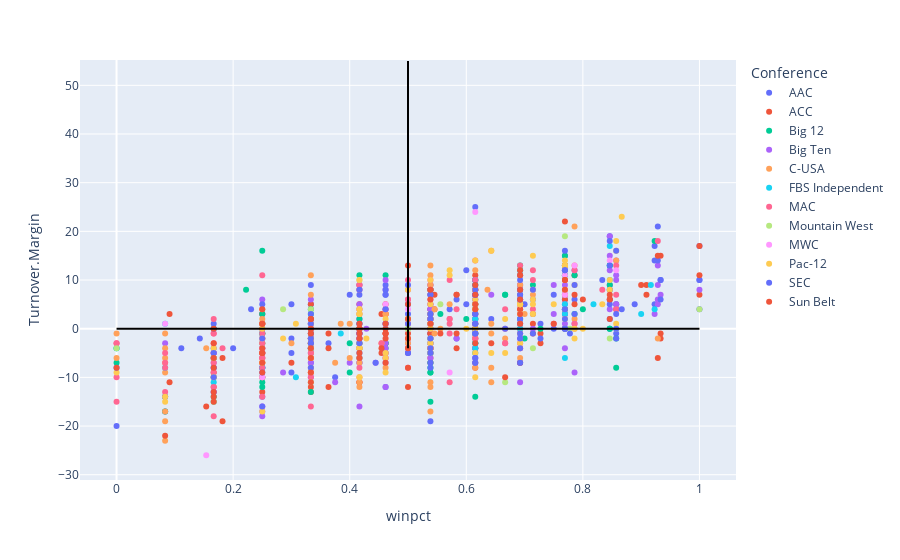

The notebook cell saved with this chart:
### Code cell
#!pip install plotly 
import plotly.express as px

fig = px.scatter(df, x ="winpct", y = "Turnover.Margin", color = "Conference",   
                #category_orders={"AAC", "ACC", "Big 12", "Big Ten", "C-USA", "FBS Independent", "MAC", "Mountain West", "MWC", "Pac-12", "SEC", "Sun Belt"},  
                hover_data = {'Team':True,
                               'Season': True,
                               'winpct':False, #Removes WinPct from Tooltip
                               'Conference':False,
                               'Net Yards Per Play':':.1f'
                                
                              })
                 
#Vertical Line to show .500 Winning Percentage
fig.add_shape(type="line", x0=.5, y0=-4, x1=.5, y1=55,
    line=dict(color="black",width=2))
#Horizontal Line to Show +,- NYPP
fig.add_shape(type="line", x0=0, y0=0, x1=1, y1=0,
    line=dict(color="black",width=2))

#Formats the Tooltip
fig.update_layout(
    hoverlabel=dict(
        bgcolor="white",
        font_size=14,
        font_family="Arial"
    )
)

fig.show()

### Figure 1 — Plotly figure (JSON) as saved in the notebook; plotly's stock layout.template omitted (floating-point values rounded to 4 significant figures; data arrays with more than 128 entries replaced by an {"elided": "..."} marker saying what was removed)
{"data": [{"customdata": {"elided": "92x4 mixed values"}, "hovertemplate": "Turnover.Margin=%{y}<br>Team=%{customdata[0]}<br>Season=%{customdata[1]}<br>Net Yards Per Play=%{customdata[3]:.1f}<extra></extra>", "legendgroup": "AAC", "marker": {"color": "#636efa", "symbol": "circle"}, "mode": "markers", "name": "AAC", "orientation": "v", "showlegend": true, "type": "scatter", "x": [0.6923, 0.6154, 0.9231, 0.25, 0.4615, 0.4167, 0.1667, 0.1667, 0.9231, 0.25, 0.6923, 0.6154, 0.6154, 0.7692, 0.08333, 0.3333, 0.5, 0.25, 0.1667, 0.6923, 0.1667, 0.5385, 0.4167, 0.9286, 0.6923, 0.8462, 0.1667, 0.6154, 0.7143, 0.25, 0.4615, 0, 0.4615, 0.3333, 0.25, 0.6923, 0.6154, 0.6429, 0.4167, 0.8462, 0.7143, 0.3333, 0.7692, 0.4615, 0.25, 0.3333, 0.25, 0.5833, 0.7692, 0.5385, 0.5385, 0.8333, 0.5385, 0.4167, 0.1667, 1, 0.25, 0.8462, 0.25, 0.6154, 0.5714, 0.2308, 0.4167, 0.5385, 0.6154, 0.5385, 0.25, 0.9231, 0.08333, 0.7857, 0.3333, 0.3333, 0.8571, 0.8462, 0.7692, 0.3333, 0.6154, 0.5385, 0.3333, 0.7692, 0.1667, 1, 0.3333, 0.375, 0.7273, 0.3, 0.7, 0.1111, 0.1429, 0.5, 0.75, 0.6], "xaxis": "x", "y": [-7, 25, 17, -8, -12, -7, -4, -6, 5, -1, 2, -4, 8, 11, -14, 0, 3, 3, -8, -1, -13, -19, -3, 21, 8, 19, -10, 10, 3, 1, 4, -20, 9, 1, -16, -7, 8, 2, 2, 9, 6, 9, 0, 1, -8, -5, -10, -2, 15, -3, 4, 10, -4, 8, 1, 17, -8, 0, -14, 5, 4, 4, 7, -1, 6, -1, -4, 14, -17, 6, 1, -7, -1, 6, 4, 5, 0, -2, -1, 6, -8, 4, -3, -10, 1, -2, 5, -4, -2, 5, 0, 12], "yaxis": "y"}, {"customdata": {"elided": "113x4 mixed values"}, "hovertemplate": "Turnover.Margin=%{y}<br>Team=%{customdata[0]}<br>Season=%{customdata[1]}<br>Net Yards Per Play=%{customdata[3]:.1f}<extra></extra>", "legendgroup": "ACC", "marker": {"color": "#EF553B", "symbol": "circle"}, "mode": "markers", "name": "ACC", "orientation": "v", "showlegend": true, "type": "scatter", "x": [0.5385, 0.8462, 0.7143, 1, 0.5385, 0.5385, 0.6923, 0.25, 0.5385, 0.5385, 0.5385, 0.1667, 0.6154, 0.3333, 0.5385, 0.7692, 0.6923, 0.9286, 0.7857, 0.6923, 0.4615, 0.6154, 0.4615, 0.4615, 0.25, 0.4167, 0.5385, 0.25, 0.25, 0.9333, 0.6154, 0.7692, 0.25, 0.6154, 0.6154, 0.5385, 0.7857, 0.6154, 0.3333, 0.3333, 0.5385, 0.25, 0.5385, 0.9333, 0.3333, 0.7692, 0.6923, 0.6923, 0.6923, 0.5385, 0.6154, 0.6154, 0.3333, 0.1667, 0.7143, 0.5385, 0.5385, 0.8571, 0.5385, 0.5385, 0.4545, 0.6154, 0.7692, 0.6923, 0.25, 0.4167, 0.3333, 0.4615, 0.6923, 0.6154, 0.5833, 1, 0.6154, 0.4167, 0.5385, 0.1667, 0.5385, 0.6923, 0.1818, 0.5, 0.7692, 0.6154, 0.4615, 0.5385, 0.4615, 0.9333, 0.4167, 0.4615, 0.25, 0.6154, 0.4615, 0.3333, 0.5385, 0.6154, 0.4167, 0.6429, 0.6154, 0.6154, 0.5455, 0.9091, 0.1818, 0.3333, 0.3, 0.3636, 0.8, 0.7273, 0.7273, 0.9091, 0.5455, 0.09091, 0.5, 0.4545, 0.5], "xaxis": "x", "y": [3, 6, 1, 17, -4, -7, 5, 0, 2, -1, 2, -5, 7, -2, 1, 6, 6, -6, 11, 4, -1, 5, 0, -5, -1, 5, -4, -2, 3, -2, -1, 0, -7, -1, 11, 9, 7, 0, 5, -9, 4, -13, 7, -1, -4, 3, 4, -7, 9, 2, -2, 1, -1, -9, -1, 8, 5, 4, 0, -6, -5, 2, 13, 8, -6, 0, -12, -1, 5, 8, 7, 7, -7, -11, 8, -12, -1, 1, -6, 2, 13, 2, 3, -3, 5, 15, -11, -3, -4, -1, 3, -13, 8, -8, 9, -3, -4, 8, 7, 9, -19, -3, -7, -12, 6, -3, -1, 7, 4, 3, -1, 3, 13], "yaxis": "y"}, {"customdata": {"elided": "80x4 mixed values"}, "hovertemplate": "Turnover.Margin=%{y}<br>Team=%{customdata[0]}<br>Season=%{customdata[1]}<br>Net Yards Per Play=%{customdata[3]:.1f}<extra></extra>", "legendgroup": "Big 12", "marker": {"color": "#00cc96", "symbol": "circle"}, "mode": "markers", "name": "Big 12", "orientation": "v", "showlegend": true, "type": "scatter", "x": [0.8462, 0.25, 0.25, 0.6154, 0.8462, 0.7692, 0.3333, 0.6154, 0.6154, 0.3333, 0.8462, 0.1667, 0.25, 0.6923, 0.6154, 0.5385, 0.9231, 0.4615, 0.3333, 0.5385, 0.7692, 0.25, 0, 0.4615, 0.8462, 0.7692, 0.8462, 0.4167, 0.5385, 0.6154, 0.5385, 0.25, 0.1667, 0.6923, 0.8462, 0.7692, 0.4615, 0.4167, 0.4167, 0.7692, 0.08333, 0.6154, 0.08333, 0.6154, 0.8571, 0.7692, 0.7857, 0.5385, 0.4615, 0.5385, 0.5385, 0.6154, 0.25, 0.4167, 0.8571, 0.5385, 0.5385, 0.7143, 0.4167, 0.6667, 0.7857, 0.5385, 0.25, 0.6154, 0.8571, 0.6154, 0.4167, 0.6154, 0.3333, 0.4167, 0.2222, 0.7273, 0, 0.4, 0.8, 0.7, 0.6, 0.6667, 0.4, 0.5556], "xaxis": "x", "y": [13, -1, 1, 0, 8, 15, -2, 4, -14, -4, 13, 0, 3, 8, -5, -8, 18, -3, -13, -15, 0, -11, -7, -3, 9, 13, 0, 11, 2, 9, -5, -3, -14, 13, 0, 11, -4, -3, -4, 4, -14, 10, -17, 10, 5, 3, 3, 8, 11, -7, -9, -3, 16, 2, -2, -9, -5, 9, -4, 7, 11, -3, -12, 1, -8, -1, 0, 5, 4, -6, 8, 0, -4, -3, 4, -2, 2, 7, -9, 3], "yaxis": "y"}, {"customdata": {"elided": "110x4 mixed values"}, "hovertemplate": "Turnover.Margin=%{y}<br>Team=%{customdata[0]}<br>Season=%{customdata[1]}<br>Net Yards Per Play=%{customdata[3]:.1f}<extra></extra>", "legendgroup": "Big Ten", "marker": {"color": "#ab63fa", "symbol": "circle"}, "mode": "markers", "name": "Big Ten", "orientation": "v", "showlegend": true, "type": "scatter", "x": [0.3333, 0.4167, 0.6154, 0.5385, 0.9286, 0.6154, 0.6923, 0.4167, 0.8571, 0.5833, 0.08333, 0.6923, 0.4615, 0.3333, 0.5385, 0.5385, 0.4167, 0.8462, 0.6154, 0.6923, 0.4167, 0.9333, 0.5385, 0.25, 0.6154, 0.7857, 0.4167, 0.4615, 0.8571, 0.25, 0.7692, 0.8571, 0.4615, 0.4615, 0.7692, 0.9231, 0.5385, 0.1667, 0.3333, 0.7692, 0.25, 0.4615, 0.6154, 0.4615, 0.7692, 0.25, 0.6923, 0.6923, 0.5385, 0.8462, 0.7857, 0.25, 0.1667, 0.7857, 0.1667, 0.4167, 0.6154, 0.3333, 0.6154, 0.7692, 0.4167, 0.3333, 0.7692, 0.8571, 0.8462, 0.5385, 0.3333, 0.9286, 0.3333, 0.4167, 0.6923, 0.4167, 0.7692, 0.5385, 0.5385, 0.3333, 0.6429, 0.9286, 0.6923, 0.4615, 0.08333, 0.6154, 0.4615, 0.6154, 0.7692, 0.25, 0.6923, 0.5385, 0.8462, 0.4167, 0.25, 0.9286, 0.8462, 0.3333, 0.1667, 0.7143, 0.25, 0.8571, 0.75, 0.4, 0.3333, 0.2857, 0.4286, 0.375, 0.75, 1, 0.4444, 0.3333, 0.3333, 0.5], "xaxis": "x", "y": [-10, -3, -1, 5, 13, 3, -11, 3, 5, -2, -3, 1, -3, -2, -6, 0, -16, 19, 10, -2, 4, 7, -5, -5, -2, -9, 4, 8, 11, -18, -4, 14, -4, -12, 1, 3, 4, -5, -2, 3, -2, -6, 6, -7, 7, -5, 8, 5, 9, 15, 1, -17, -5, 12, -7, -7, 7, 2, -4, 3, 0, -7, 7, 5, 12, 4, -5, 5, -4, 5, 9, 9, 5, 1, -4, -2, 7, 6, -1, -5, -14, 1, 10, 2, 9, -5, 0, -2, 4, 0, -10, 9, 8, -8, -13, 0, 6, 10, 9, -7, -2, -9, 0, -11, 3, 8, -7, 1, 6, -3], "yaxis": "y"}, {"customdata": {"elided": "105x4 mixed values"}, "hovertemplate": "Turnover.Margin=%{y}<br>Team=%{customdata[0]}<br>Season=%{customdata[1]}<br>Net Yards Per Play=%{customdata[3]:.1f}<extra></extra>", "legendgroup": "C-USA", "marker": {"color": "#FFA15A", "symbol": "circle"}, "mode": "markers", "name": "C-USA", "orientation": "v", "showlegend": true, "type": "scatter", "x": [0.7692, 0.08333, 0.5, 0.3333, 0.7143, 0.6154, 0.6923, 0.7143, 0.08333, 0.5385, 0.25, 0.1667, 0.1667, 0.3333, 0.25, 0.6429, 0.9286, 0.5, 0.3333, 0.6154, 0.25, 0.5, 0.5385, 0.3333, 0.6154, 0.4167, 0.25, 0.6923, 0.7692, 0.5385, 0.08333, 0.4167, 0.4167, 0.6429, 0.4167, 0.25, 0.8571, 0.3333, 0.3333, 0.25, 0.6429, 0.25, 0.6154, 0.3846, 0.7692, 0.25, 0.5385, 0.3333, 0.4615, 0.7857, 0.08333, 0.6154, 0.7857, 0.5385, 0.6154, 0.5385, 0.6429, 0.4167, 0.08333, 0.6154, 0.6154, 0, 0.5455, 0.4615, 0.4167, 0.6923, 0.4167, 0.6154, 0.6923, 0.5714, 0.6923, 0.3333, 0.1538, 0.5455, 0.7857, 0.08333, 0.25, 0.25, 0.5385, 0.4615, 0.7857, 0.7692, 0.6154, 0.3333, 0.3333, 0.08333, 0.25, 0.5385, 0.6429, 0.08333, 0.3333, 0.6923, 0.3333, 0, 0.5556, 0.5, 0.7, 0.3333, 0.4, 0.4, 0.3, 0.6667, 0.375, 0.6364, 0.4545], "xaxis": "x", "y": [8, -6, -3, -3, 3, 12, 11, 7, -19, 11, -10, -6, -6, 11, -3, 16, -2, -4, 0, 8, -10, -2, 9, -3, 5, 3, -2, 1, 4, -4, -7, -1, -12, -1, -11, -1, 14, 7, -9, -5, 1, 4, -2, 1, 13, -7, -17, -5, 3, 2, -9, -3, 13, 13, -8, -12, -11, -4, -23, -1, 4, -6, 4, -8, 1, 9, -7, 3, 0, 5, 5, -6, -4, -1, 0, -17, 1, 2, -4, 3, 21, 7, -2, 3, -6, -1, -5, -11, -8, -4, -6, -6, 2, -1, 0, -2, 3, -2, -6, 1, -3, -2, -7, 8, -3], "yaxis": "y"}, {"customdata": {"elided": "37x4 mixed values"}, "hovertemplate": "Turnover.Margin=%{y}<br>Team=%{customdata[0]}<br>Season=%{customdata[1]}<br>Net Yards Per Play=%{customdata[3]:.1f}<extra></extra>", "legendgroup": "FBS Independent", "marker": {"color": "#19d3f3", "symbol": "circle"}, "mode": "markers", "name": "FBS Independent", "orientation": "v", "showlegend": true, "type": "scatter", "x": [0.25, 0.6154, 0.08333, 0.6923, 0.1667, 0.6923, 0.3333, 0.6154, 0.6154, 0.6154, 0.1667, 0.6923, 0.7692, 0.6154, 0.6923, 0.1667, 0.3333, 0.7692, 0.3077, 0.3333, 0.5385, 0.7692, 0.8462, 0.5385, 0.3333, 0.25, 0.9231, 0.3846, 0.5385, 0.6154, 0.08333, 0.1667, 0.8462, 0.8182, 0.9167, 0.9, 0], "xaxis": "x", "y": [-1, 2, -8, 12, -6, 0, 2, -1, -4, -3, -11, 2, -6, -3, 12, -10, -4, 5, -10, 3, -2, 3, 10, 1, -4, -8, 4, -1, 1, 2, 1, -15, 17, 5, 9, 3, -4], "yaxis": "y"}, {"customdata": {"elided": "99x4 mixed values"}, "hovertemplate": "Turnover.Margin=%{y}<br>Team=%{customdata[0]}<br>Season=%{customdata[1]}<br>Net Yards Per Play=%{customdata[3]:.1f}<extra></extra>", "legendgroup": "MAC", "marker": {"color": "#FF6692", "symbol": "circle"}, "mode": "markers", "name": "MAC", "orientation": "v", "showlegend": true, "type": "scatter", "x": [0.4167, 0.7692, 0.7143, 0.6154, 0.5, 0.1667, 0.3333, 0.08333, 0, 0.8571, 0.5385, 0.5833, 0.08333, 0.4167, 0.4167, 0.5714, 0.4545, 0.5385, 0.1667, 0.1818, 0.25, 0.1667, 0.7857, 0.5, 0.6923, 0.6154, 0.6154, 0.25, 0.7143, 0.4167, 0.5385, 0.08333, 0.25, 0.25, 0.25, 0.5714, 0.6154, 0.8333, 0.6154, 0.4167, 0.3333, 0.3333, 0.1667, 0.4615, 0.5385, 0.25, 0.4615, 0.4167, 0.5714, 0.6923, 0.9286, 0.5, 0.1667, 0.1667, 0.5, 0.6154, 0.4167, 0.1667, 0.4167, 0.6154, 0.6923, 0.7857, 0.5, 0.3333, 0.3333, 0.25, 0.7143, 0.08333, 0.5385, 0.1667, 0.5, 0.5714, 0.6923, 0.5385, 0.5385, 0, 0.4167, 0.25, 0.6154, 0.5714, 0.4615, 0.5385, 0.5714, 0.4167, 0.5385, 0.5, 0.5385, 0.1667, 0.8571, 0, 0.8571, 0.5, 0.3333, 0.75, 0.6667, 0, 0.6667, 0.6667, 0.6667], "xaxis": "x", "y": [-2, 12, 10, 14, -5, -12, -4, -7, -3, 13, -2, 4, -8, -2, 9, 10, -3, -5, -18, -4, -6, 2, 12, -4, -3, 3, 10, 1, 12, 0, 2, -13, -3, -1, -14, 2, 5, 8, 1, -8, -10, -16, -6, -6, 1, 11, 1, -1, 1, -4, 18, 10, -9, -1, 1, 0, -4, -7, -1, -2, -4, 1, 8, -5, -4, -8, 4, -5, 10, -1, 6, -1, 13, 3, 1, -15, 8, -6, 8, -11, 4, 6, 2, -6, -4, -8, 8, -3, 7, -10, 4, 6, 0, 1, 0, -3, 4, -3, -3], "yaxis": "y"}, {"customdata": [["Air Force", 2019, "Mountain West", 0.69], ["Boise St.", 2019, "Mountain West", 0.83], ["Colorado St.", 2019, "Mountain West", 0.66], ["Fresno St.", 2019, "Mountain West", 0.31], ["Hawaii", 2019, "Mountain West", 0.4], ["Nevada", 2019, "Mountain West", -1.05], ["New Mexico", 2019, "Mountain West", -0.94], ["San Diego St.", 2019, "Mountain West", 0.13], ["San Jose St.", 2019, "Mountain West", 0.57], ["UNLV", 2019, "Mountain West", -0.85], ["Utah St.", 2019, "Mountain West", 0.17], ["Wyoming", 2019, "Mountain West", 0.46], ["Air Force", 2020, "Mountain West", 1.2], ["Boise St.", 2020, "Mountain West", 0.16], ["Colorado St.", 2020, "Mountain West", -0.06], ["Fresno St.", 2020, "Mountain West", 0.06], ["Hawaii", 2020, "Mountain West", -0.3], ["Nevada", 2020, "Mountain West", 1.06], ["New Mexico", 2020, "Mountain West", -1.33], ["San Diego St.", 2020, "Mountain West", 0.65], ["San Jose St.", 2020, "Mountain West", 1.96], ["UNLV", 2020, "Mountain West", -2.44], ["Utah St.", 2020, "Mountain West", -1.99], ["Wyoming", 2020, "Mountain West", 0.54]], "hovertemplate": "Turnover.Margin=%{y}<br>Team=%{customdata[0]}<br>Season=%{customdata[1]}<br>Net Yards Per Play=%{customdata[3]:.1f}<extra></extra>", "legendgroup": "Mountain West", "marker": {"color": "#B6E880", "symbol": "circle"}, "mode": "markers", "name": "Mountain West", "orientation": "v", "showlegend": true, "type": "scatter", "x": [0.8462, 0.8571, 0.3333, 0.3333, 0.6667, 0.5385, 0.1667, 0.7692, 0.4167, 0.3333, 0.5385, 0.6154, 0.5, 0.7143, 0.25, 0.5, 0.5556, 0.7778, 0.2857, 0.5, 1, 0, 0.1667, 0.3333], "xaxis": "x", "y": [-2, 0, -11, 4, -11, -5, -15, 19, 10, -4, -2, 5, 0, -4, 1, 0, 5, 0, 4, 2, 4, -4, -6, 1], "yaxis": "y"}, {"customdata": [["Air Force", 2017, "MWC", -1.29], ["Boise St.", 2017, "MWC", 0.97], ["Colorado St.", 2017, "MWC", 0.26], ["Fresno St.", 2017, "MWC", 0.92], ["Hawaii", 2017, "MWC", -1.03], ["Nevada", 2017, "MWC", -0.25], ["New Mexico", 2017, "MWC", -0.63], ["San Diego St.", 2017, "MWC", 1.21], ["San Jose St.", 2017, "MWC", -1.61], ["UNLV", 2017, "MWC", -0.07], ["Utah St.", 2017, "MWC", 0.45], ["Wyoming", 2017, "MWC", 0.01], ["Air Force", 2018, "MWC", -0.28], ["Boise St.", 2018, "MWC", 0.46], ["Colorado St.", 2018, "MWC", -1.28], ["Fresno St.", 2018, "MWC", 1.55], ["Hawaii", 2018, "MWC", -0.2], ["Nevada", 2018, "MWC", 0.78], ["New Mexico", 2018, "MWC", -1.32], ["San Diego St.", 2018, "MWC", 0.37], ["San Jose St.", 2018, "MWC", -1.4], ["UNLV", 2018, "MWC", -1.21], ["Utah St.", 2018, "MWC", 1.84], ["Wyoming", 2018, "MWC", 0.37]], "hovertemplate": "Turnover.Margin=%{y}<br>Team=%{customdata[0]}<br>Season=%{customdata[1]}<br>Net Yards Per Play=%{customdata[3]:.1f}<extra></extra>", "legendgroup": "MWC", "marker": {"color": "#FF97FF", "symbol": "circle"}, "mode": "markers", "name": "MWC", "orientation": "v", "showlegend": true, "type": "scatter", "x": [0.4167, 0.7857, 0.5385, 0.7143, 0.25, 0.25, 0.25, 0.7692, 0.1538, 0.4167, 0.4615, 0.6154, 0.4167, 0.7692, 0.25, 0.8571, 0.5714, 0.6154, 0.25, 0.5385, 0.08333, 0.3333, 0.8462, 0.5], "xaxis": "x", "y": [-10, 13, 2, 8, 1, -2, -16, 7, -26, 4, 5, 24, -1, 11, -10, 12, -9, -6, -4, -3, 1, 1, 14, 4], "yaxis": "y"}, {"customdata": {"elided": "96x4 mixed values"}, "hovertemplate": "Turnover.Margin=%{y}<br>Team=%{customdata[0]}<br>Season=%{customdata[1]}<br>Net Yards Per Play=%{customdata[3]:.1f}<extra></extra>", "legendgroup": "Pac-12", "marker": {"color": "#FECB52", "symbol": "circle"}, "mode": "markers", "name": "Pac-12", "orientation": "v", "showlegend": true, "type": "scatter", "x": [0.6154, 0.7143, 0.08333, 0.3333, 0.8462, 0.5385, 0.7143, 0.7857, 0.7692, 0.4167, 0.6923, 0.4615, 0.7143, 0.7692, 0.4167, 0.1667, 0.8667, 0.4167, 0.6923, 0.6154, 0.7692, 0.6923, 0.5714, 0.25, 0.5385, 0.4615, 0.6154, 0.3077, 0.6923, 0.1667, 0.5714, 0.8571, 0.6154, 0.7692, 0.5385, 0.6923, 0.25, 0.4167, 0.4167, 0.7143, 0.3333, 0.3333, 0.7692, 0.7692, 0.3333, 0.6923, 0.8571, 0.6154, 0.5385, 0.5385, 0.4167, 0.4167, 0.5385, 0.08333, 0.7857, 0.6429, 0.4615, 0.5385, 0.7692, 0.6923, 0.4167, 0.5385, 0.5385, 0.4167, 0.6923, 0.1667, 0.4167, 0.6923, 0.25, 0.6429, 0.7143, 0.8462, 0.3333, 0.6154, 0.6154, 0.4167, 0.8571, 0.4167, 0.6154, 0.3333, 0.3333, 0.7857, 0.6154, 0.4615, 0, 0.5, 0.25, 0.8, 0.6667, 0.2857, 0.8333, 0.6667, 0.4286, 0.6, 0.75, 0.25], "xaxis": "x", "y": [4, 15, -15, -3, 10, 3, 5, 0, 10, -10, 7, -5, 8, 14, -3, -10, 23, 4, 11, -5, 0, 5, 12, -17, -4, 2, 4, 1, 5, -4, 11, 1, 0, 13, 5, -1, -7, -4, 3, 6, -3, 1, 0, 2, -2, 6, 18, 6, 3, 2, 4, 0, 0, -14, -2, 16, -9, 1, 13, -3, -4, 10, -3, -4, 5, -10, -10, 3, 1, -5, 3, 8, -3, 14, 3, 3, 16, 10, -10, -1, -8, 9, 8, -6, -9, 8, 0, 0, -5, -2, 5, 2, -2, 0, 5, -2], "yaxis": "y"}, {"customdata": {"elided": "112x4 mixed values"}, "hovertemplate": "Turnover.Margin=%{y}<br>Team=%{customdata[0]}<br>Season=%{customdata[1]}<br>Net Yards Per Play=%{customdata[3]:.1f}<extra></extra>", "legendgroup": "SEC", "marker": {"color": "#636efa", "symbol": "circle"}, "mode": "markers", "name": "SEC", "orientation": "v", "showlegend": true, "type": "scatter", "x": [0.8462, 0.25, 0.8571, 0.3333, 0.6154, 0.1667, 0.7692, 0.5385, 0.8571, 0.6154, 0.8462, 0.4167, 0.6923, 0.6923, 0.8571, 0.5385, 0.6154, 0.5833, 0.7692, 0.4167, 0.6154, 0.7692, 0.7857, 0.6923, 0.5385, 0.5385, 0.6154, 0.25, 0.9333, 0.6154, 0.5385, 0.7143, 0.7692, 0.4167, 0.75, 0.6923, 0.4167, 0.7692, 0.25, 0.6923, 0.6154, 0.3333, 0.9333, 0.5385, 0.6154, 0.6923, 0.6154, 0.5385, 0.6667, 0.4615, 0.3333, 0.4167, 0.4615, 0.6923, 0.6154, 0.4615, 0.9286, 0.3333, 0.7143, 0.3636, 0.8667, 0.5385, 0.6923, 0.6923, 0.5385, 0.5, 0.6923, 0.3333, 0.5385, 0.4167, 0.9333, 0.1667, 0.6154, 0.7692, 0.7857, 0.7692, 0.7692, 0.6154, 0.6154, 0.4167, 0.5385, 0.4167, 0.6923, 0.4615, 0.8462, 0.1667, 0.6923, 0.8462, 0.8571, 0.6154, 1, 0.4615, 0.5, 0.3333, 0.3333, 0.6154, 0.6154, 0.25, 1, 0.3, 0.6, 0.7273, 0.7778, 0.4, 0.5, 0.3, 0.5, 0.4444, 0.2, 0.3, 0.8889, 0], "xaxis": "x", "y": [2, -9, 0, -2, -7, 0, 0, 7, 16, 1, 13, 1, 1, 6, -2, 7, 7, 6, 16, 8, 3, 0, 9, 7, -2, 2, -7, -16, 10, 7, 2, 8, 4, -2, 7, -4, -1, 0, 5, 7, -6, -8, 10, -4, 3, 2, 8, -7, 0, 7, -3, -3, 7, -2, 3, 4, 14, -1, -1, -3, 4, 3, 10, -1, -8, -5, 11, -3, 3, -5, 6, -10, 9, 12, 3, 2, 12, 7, 1, 1, -5, -1, -7, 8, 18, -5, 6, 5, 3, -1, 10, 1, 1, 1, 3, -1, -6, -2, 10, 5, 5, -2, -1, 7, 9, -9, -5, -7, -4, -5, 5, -8], "yaxis": "y"}, {"customdata": {"elided": "78x4 mixed values"}, "hovertemplate": "Turnover.Margin=%{y}<br>Team=%{customdata[0]}<br>Season=%{customdata[1]}<br>Net Yards Per Play=%{customdata[3]:.1f}<extra></extra>", "legendgroup": "Sun Belt", "marker": {"color": "#EF553B", "symbol": "circle"}, "mode": "markers", "name": "Sun Belt", "orientation": "v", "showlegend": true, "type": "scatter", "x": [0.6154, 0.5, 0.6923, 0.5, 0.5, 0.5, 0.6667, 0.5385, 0.08333, 0.09091, 0.3333, 0.6923, 0.1667, 0.4615, 0.5833, 0.25, 0.8462, 0.6923, 0.6923, 0.4615, 0.3333, 0.1538, 0.3333, 0.25, 0.4167, 0.25, 0.3333, 0.7692, 0.6154, 0.4167, 0.25, 0.6923, 0.3333, 0.4615, 0.25, 0.4615, 0.1667, 0.7692, 0.6923, 0.5833, 0.1667, 0.5833, 0.3333, 0.3333, 0.4167, 0.3333, 0.1667, 0.8462, 0.8462, 0.6154, 0.4167, 0.7692, 0.1667, 0.5, 0.5, 0.25, 0.25, 0.7692, 0.9286, 0.6154, 0.4167, 0.5385, 0.5385, 0.4167, 0.7857, 0.1667, 0.25, 0.4167, 0.75, 0.3636, 1, 0.6154, 0.5556, 0.9, 0.3636, 0.1667, 0.4545, 0], "xaxis": "x", "y": [7, -4, 1, 5, 2, -8, -10, 6, -22, -11, -1, 3, -13, -7, 7, 4, 2, 8, 6, -1, -6, -16, -9, 1, -5, -7, 0, 8, 5, 1, -5, 11, -11, 1, 1, -2, -14, 10, 12, -1, 0, -4, 2, -4, -1, 2, -15, 7, 6, 4, -6, 22, -8, -12, -2, -4, -5, 10, 15, -3, 0, 8, 1, 0, 5, -6, -9, -2, 1, -4, 11, 9, -1, 9, -1, -3, -4, -8], "yaxis": "y"}], "layout": {"hoverlabel": {"bgcolor": "white", "font": {"family": "Arial", "size": 14}}, "legend": {"title": {"text": "Conference"}, "tracegroupgap": 0}, "margin": {"t": 60}, "shapes": [{"line": {"color": "black", "width": 2}, "type": "line", "x0": 0.5, "x1": 0.5, "y0": -4, "y1": 55}, {"line": {"color": "black", "width": 2}, "type": "line", "x0": 0, "x1": 1, "y0": 0, "y1": 0}], "xaxis": {"anchor": "y", "domain": [0, 1], "title": {"text": "winpct"}}, "yaxis": {"anchor": "x", "domain": [0, 1], "title": {"text": "Turnover.Margin"}}}}
